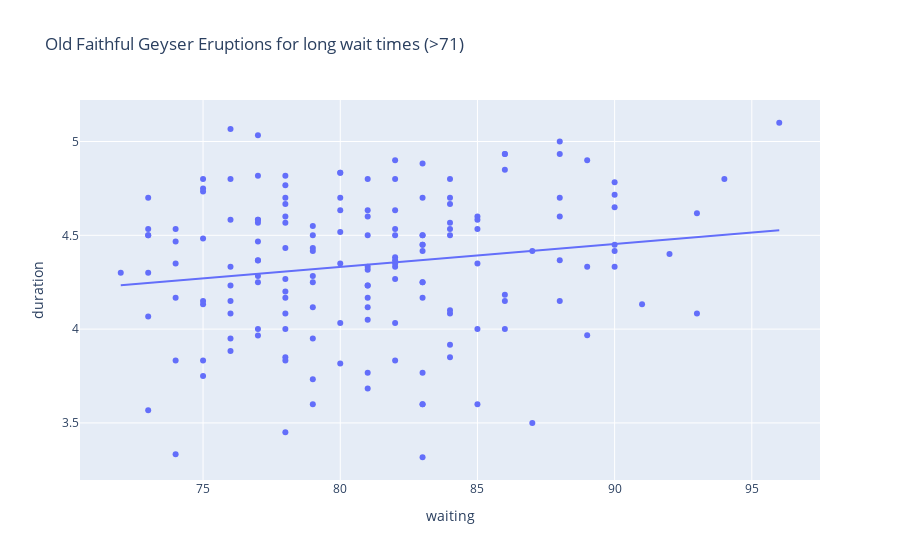

Source (notebook cell):
### Markdown cell above
**Question 9 CONT**

Evidence:

 - H0:There is no linear association between waiting time and duration for short wait times.
 
 - Short Wait Limit = 62: The p-value is 0.238, which is greater than 0.05. This suggests no significant evidence against the null hypothesis, meaning there is no strong evidence of a linear association between waiting time and duration when considering only wait times less than 62 minutes.

 - Short Wait Limit = 64: The p-value is 0.036, which is less than 0.05. This gives moderate evidence against the null hypothesis, indicating a significant linear relationship between waiting time and duration for wait times under 64 minutes.

 - Short Wait Limit = 66: The p-value is 0.0004, which is much smaller than 0.05, providing strong evidence against the null hypothesis. This suggests a statistically significant linear relationship between waiting time and duration for wait times under 66 minutes.

Conclusion:

    The evidence suggests that for very short wait times (under 62 minutes), there is no significant relationship between waiting time and duration. However, as we extend the range to include slightly longer short waits (up to 66 minutes), a statistically significant linear relationship emerges, indicating that wait time does influence eruption duration within this range. This pattern aligns with the behavior seen in the full dataset, where longer wait times generally predict longer eruption durations.

### Code cell
import plotly.express as px
import numpy as np
import statsmodels.formula.api as smf
from scipy.stats import norm
import seaborn as sns

# Load the Old Faithful dataset and filter for long wait times
old_faithful = sns.load_dataset('geyser')
long_wait_limit = 71
long_wait = old_faithful['waiting'] > long_wait_limit

# Step 1: Print regression summary for long wait times above 71 minutes
print(smf.ols('duration ~ waiting', data=old_faithful[long_wait]).fit().summary().tables[1])

# Step 2: Scatter plot with trendline for data above long_wait_limit
fig = px.scatter(
    old_faithful[long_wait], x='waiting', y='duration', 
    title="Old Faithful Geyser Eruptions for long wait times (>" + str(long_wait_limit) + ")", 
    trendline='ols'
)
fig.show()

# Step 3: Bootstrap sampling distribution for slope coefficients
n_bootstrap = 1000
bootstrap_slopes = [
    smf.ols('duration ~ waiting', data=old_faithful[long_wait].sample(n=len(old_faithful[long_wait]), replace=True)).fit().params['waiting']
    for _ in range(n_bootstrap)
]
bootstrap_ci = np.percentile(bootstrap_slopes, [2.5, 97.5])  # 95% CI for bootstrap slopes

# Step 4: Simulated sampling distribution under null hypothesis (no association)
beta_0, beta_1, sigma = 1.65, 0, 0.37
simulated_slopes = []
for _ in range(n_bootstrap):
    simulated_data = old_faithful[long_wait].copy()
    simulated_data['duration'] = beta_0 + beta_1 * simulated_data['waiting'] + norm.rvs(0, sigma, size=len(simulated_data))
    simulated_slopes.append(smf.ols('duration ~ waiting', data=simulated_data).fit().params['waiting'])

# Observed slope from original data
observed_slope = smf.ols('duration ~ waiting', data=old_faithful[long_wait]).fit().params['waiting']

# Step 5: Calculate p-value based on simulated null distribution
simulated_p_value = np.mean(np.abs(simulated_slopes) >= np.abs(observed_slope))

# Output results
print("95% Bootstrap Confidence Interval for Slope:", bootstrap_ci)
print("Observed Slope:", observed_slope)
print("Simulated P-value for Slope under Null Hypothesis:", simulated_p_value)

### Figure 1 — Plotly figure (JSON) as saved in the notebook; plotly's stock layout.template omitted (floating-point values rounded to 4 significant figures; data arrays with more than 128 entries replaced by an {"elided": "..."} marker saying what was removed)
{"data": [{"hovertemplate": "waiting=%{x}<br>duration=%{y}<extra></extra>", "legendgroup": "", "marker": {"color": "#636efa", "symbol": "circle"}, "mode": "markers", "name": "", "orientation": "v", "showlegend": false, "type": "scatter", "x": {"elided": "160 int values"}, "xaxis": "x", "y": {"elided": "160 float values"}, "yaxis": "y"}, {"hovertemplate": "<b>OLS trendline</b><br>duration = 0.012244 * waiting + 3.35195<br>R<sup>2</sup>=0.026925<br><br>waiting=%{x}<br>duration=%{y} <b>(trend)</b><extra></extra>", "legendgroup": "", "marker": {"color": "#636efa", "symbol": "circle"}, "mode": "lines", "name": "", "showlegend": false, "type": "scatter", "x": {"elided": "160 int values"}, "xaxis": "x", "y": {"elided": "160 float values"}, "yaxis": "y"}], "layout": {"legend": {"tracegroupgap": 0}, "title": {"text": "Old Faithful Geyser Eruptions for long wait times (>71)"}, "xaxis": {"anchor": "y", "domain": [0, 1], "title": {"text": "waiting"}}, "yaxis": {"anchor": "x", "domain": [0, 1], "title": {"text": "duration"}}}}
